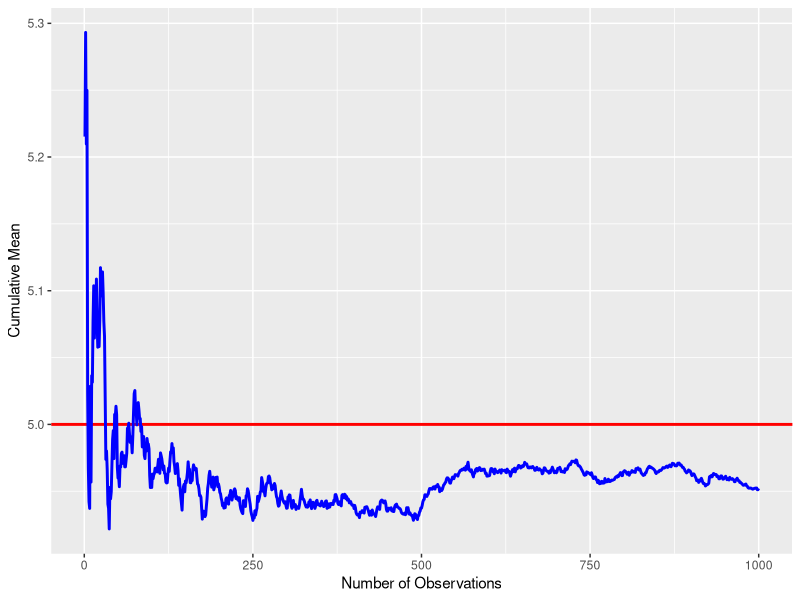
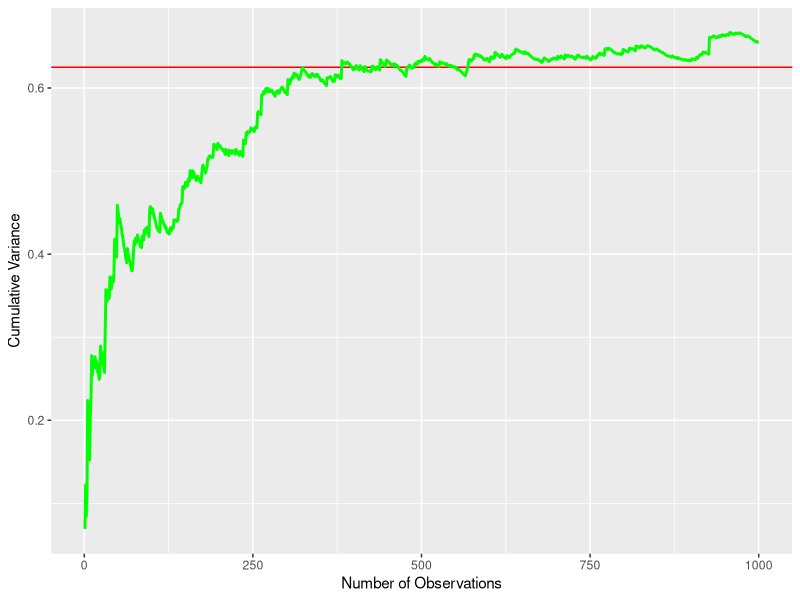
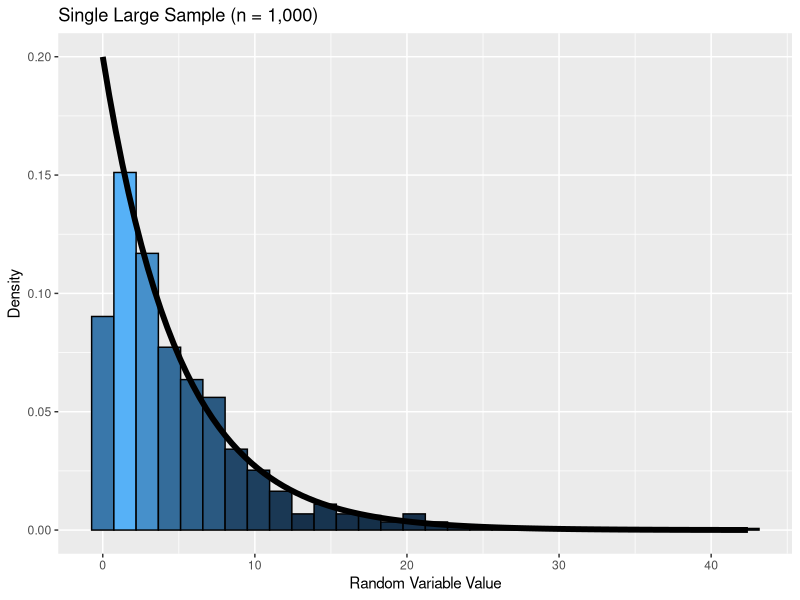
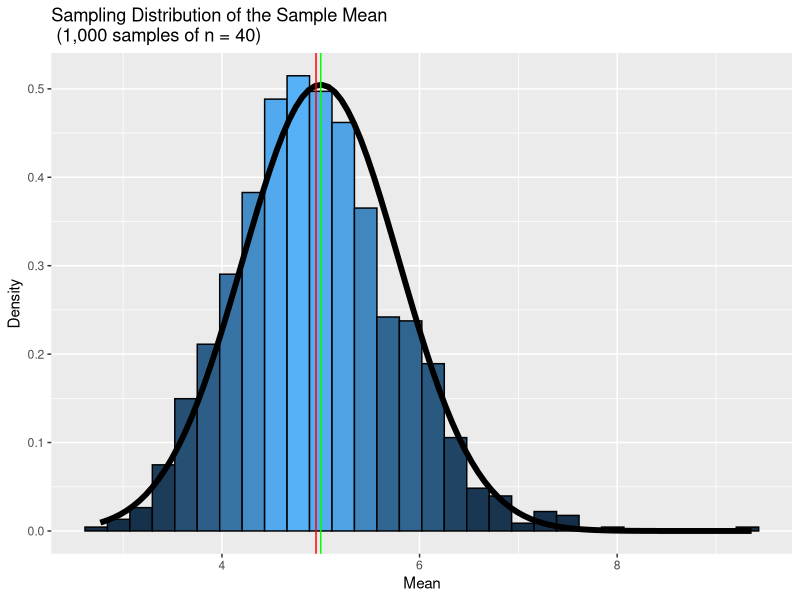

Here is the R script that generated these plots, in order:
library(ggplot2)

noSim <- 1000
sampleSize <- 40
lambda <- .2

rv <- rexp(noSim * sampleSize, lambda)

randomExps <- data.frame(
  sampleMeans = rowMeans(matrix(rv, noSim)), 
  largeSample = sample(rv, noSim) 
)

sampleMean <- mean(randomExps$sampleMeans)
theoreticalMean <- 1/lambda

stdError <- function(lmbda, n) 1/(lmbda*sqrt(n))

sampleVariance <- var(randomExps$sampleMeans)
theoreticalVariance <- stdError(lambda, sampleSize)^2

# Shows mean converging on theoretic mean as sample size increases
means <- cumsum(randomExps$sampleMeans) / (1 : noSim)
g <- ggplot(data.frame(x = 1 : noSim, y = means), aes(x = x, y = y))
g <- g + geom_hline(yintercept = theoreticalMean, size = 1, color = "red") + geom_line(size = 1, color = "blue")
g <- g + labs(x = "Number of Observations", y = "Cumulative Mean")
g

# Shows variance converging on theoretic variance as sample size increases
vars <- cumsum((randomExps$sampleMeans-sampleMean)^2) / (1 : noSim)
g <- ggplot(data.frame(x = 1 : noSim, y = vars), aes(x = x, y = y))
g <- g + geom_hline(yintercept = theoreticalVariance, color = "red") + geom_line(size = 1, color = "green")
g <- g + labs(x = "Number of Observations", y = "Cumulative Variance")
g

g <- ggplot(randomExps, aes(x = largeSample)) + geom_histogram(color = "black", aes(y = ..density.., fill = ..density..)) + guides(fill=FALSE)
g <- g + stat_function(fun = dexp, args = list(rate = lambda), size = 2)
g + labs(x = "Random Variable Value", y = "Density", title = "Single Large Sample (n = 1,000)")

g <- ggplot(randomExps, aes(x = sampleMeans)) + geom_histogram(colour = "black", aes(y = ..density.., fill = ..density..)) + guides(fill=FALSE)
g <- g + stat_function(fun = dnorm, args = list(mean = theoreticalMean, sd = stdError(lambda, sampleSize)), size = 2)
g <- g + geom_vline(xintercept = theoreticalMean, color = "green")
g <- g + geom_vline(xintercept = sampleMean, color = "red")
g + labs(x = "Mean", y = "Density", title = "Sampling Distribution of the Sample Mean\r\n (1,000 samples of n = 40)")



